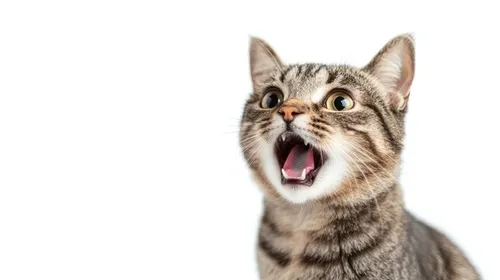
#> input picture assets/cat.webp, 500 x 280 px
$ python 7_filtering.py
#> lines starting #> are read from the running program, lines starting #| are printed output that depends on the picture
import cv2
import numpy as np

img = cv2.imread("assets/cat.webp")
#> img is the input picture: shape (280, 500, 3); mean B, G, R 218.6, 222.9, 227.9

#filter2D
blur_filter = np.array([
    [1,1,1],
    [1,1,1],
    [1,1,1]
])
blur_filter = blur_filter/5
blur_filter_img = cv2.filter2D(img , ddepth=-1,kernel=blur_filter)
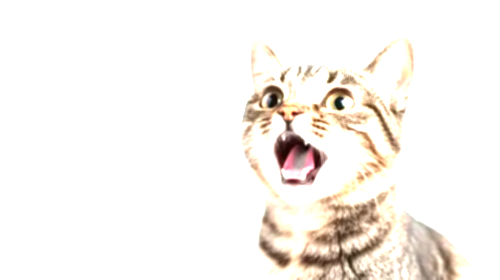
#> blur_filter_img: shape (280, 500, 3); mean B, G, R 240, 244.3, 248.2

#BLUR
# ksize has to be odd , thats how the maths work out
# ksize is bacically the size of array we have defined above inthe blur_filter
# its 3x3 there
blur_img = cv2.blur(img , ksize=(11,11))
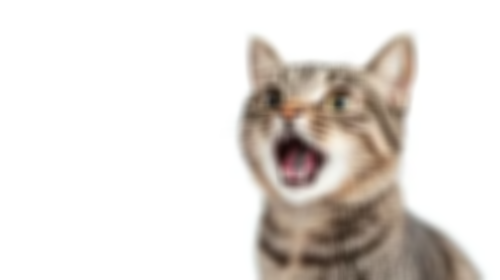
#> blur_img: shape (280, 500, 3); mean B, G, R 218.6, 222.9, 227.9

# GAUSSIAN BLUR
gaus_img = cv2.GaussianBlur(img , ksize=(11,11), sigmaX=30 ,sigmaY=300)

#SHARPEN
sharpen_filter = np.array([
    [0,-1,0],
    [-1,5,-1],
    [0,-1,0]
])
shapren_img = cv2.filter2D(img , -1 ,kernel=sharpen_filter)
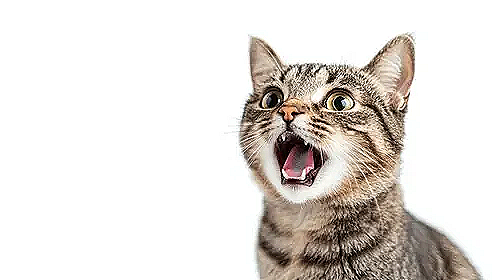
#> shapren_img: shape (280, 500, 3); mean B, G, R 219, 222.9, 227.4

#EDGE DETECTION // LAPLACIAN FUNCTION
gray_img = cv2.cvtColor(img , cv2.COLOR_BGR2GRAY)
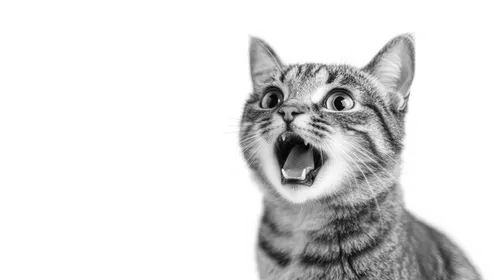
#> gray_img: shape (280, 500); min 1, max 255, mean 223.9
gray_img = cv2.GaussianBlur(gray_img , ksize=(3,3),sigmaX=1,sigmaY=1)
edges = cv2.Laplacian(gray_img , -1)
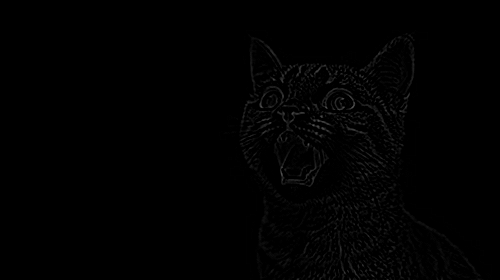
#> edges: shape (280, 500); min 0, max 83, mean 1.4

# ANOTHER WAY TO DETECT EDGE
kernel2 = np.array([[-1, -1, -1],
                    [-1, 8, -1],
                    [-1, -1, -1]])
edges_2 = cv2.filter2D(src=gray_img, ddepth=-1, kernel=kernel2)
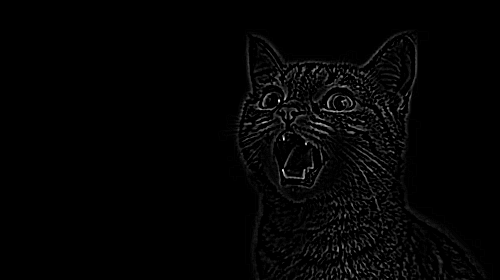
#> edges_2: shape (280, 500); min 0, max 252, mean 3.9


cv2.imshow("Cat!",edges)
cv2.imshow("Cat2!" , edges_2)
cv2.waitKey(0)
cv2.destroyAllWindows()

$ run again, with assets/shapes.png saved as assets/cat.webp
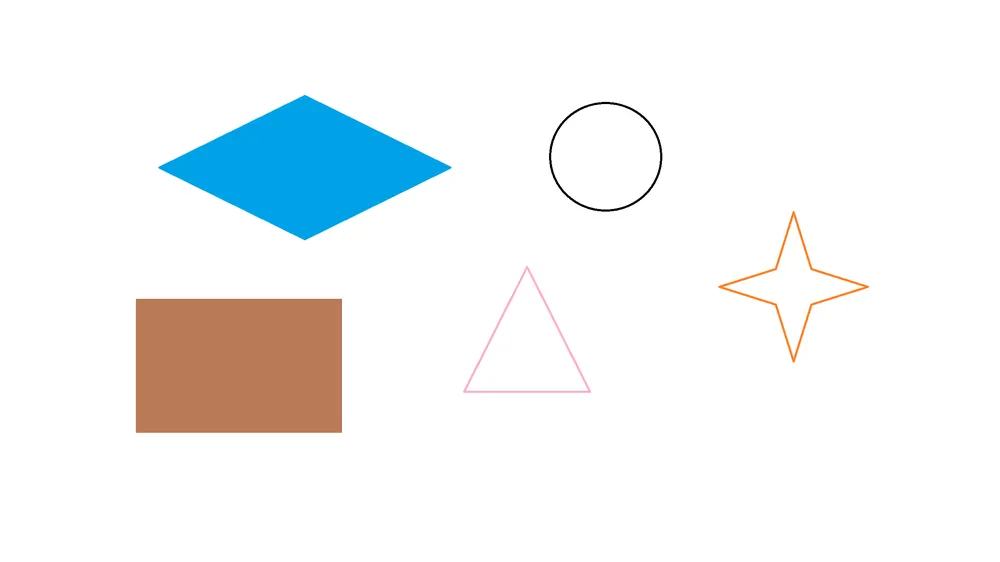
#> input picture assets/shapes.png, 1000 x 562 px, shrunk from 2304 x 1296 before the run
#> img is the input picture: shape (562, 1000, 3); mean B, G, R 244.9, 244.2, 241.3
#> `blur_filter_img = cv2.filter2D(img , ddepth=-1,kernel=blur_filter)`:
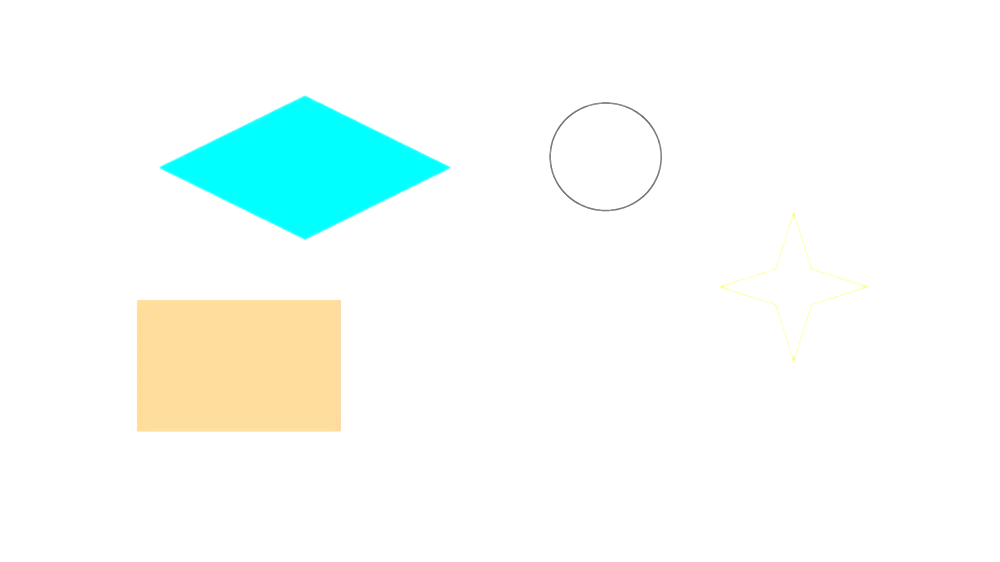
#> blur_filter_img: shape (562, 1000, 3); mean B, G, R 250.1, 253.3, 245.4
#> `edges = cv2.Laplacian(gray_img , -1)`:
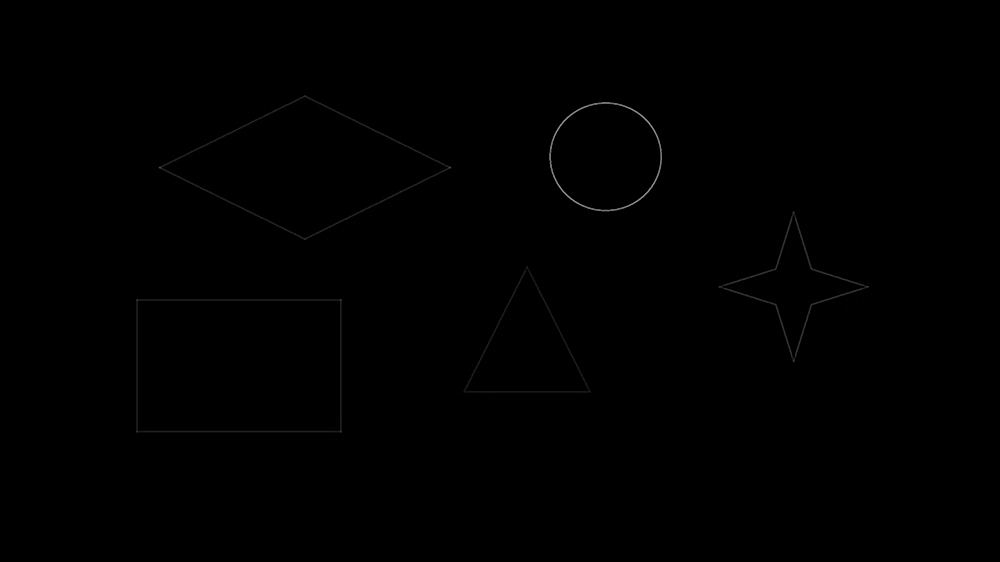
#> edges: shape (562, 1000); min 0, max 157, mean 0.4
